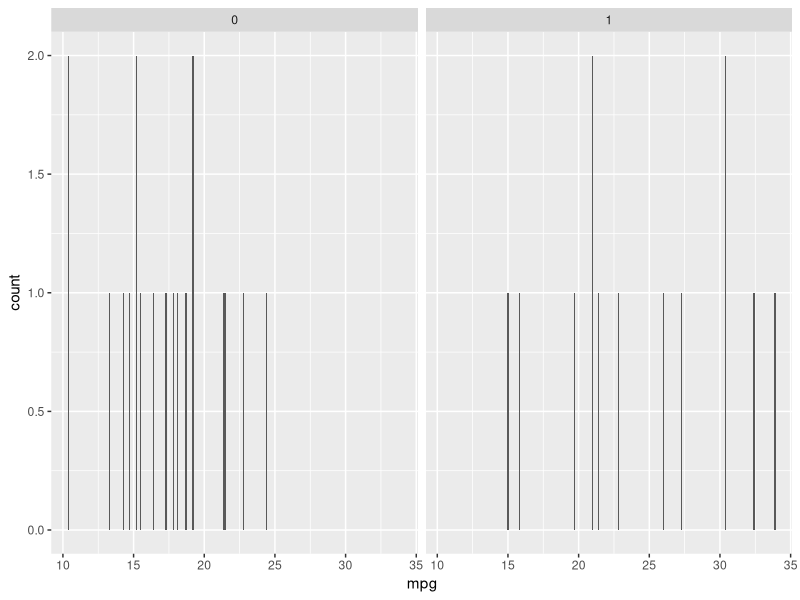
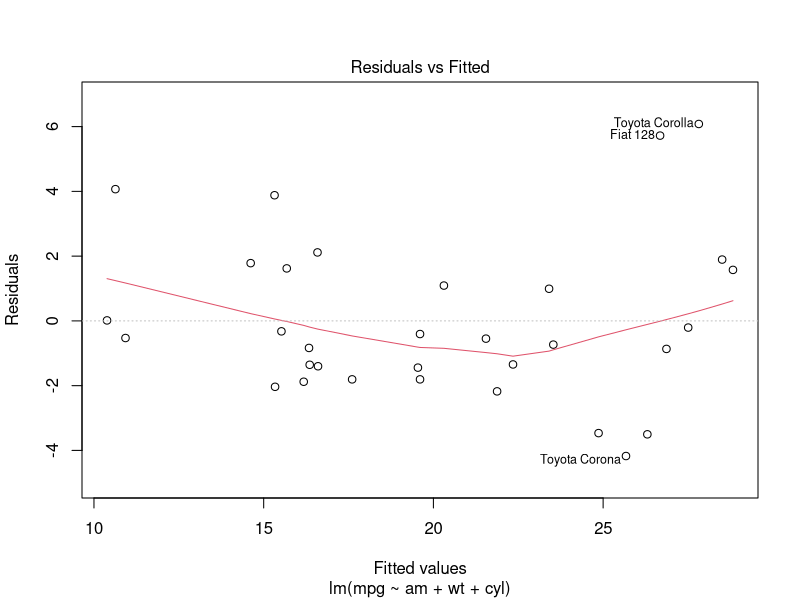
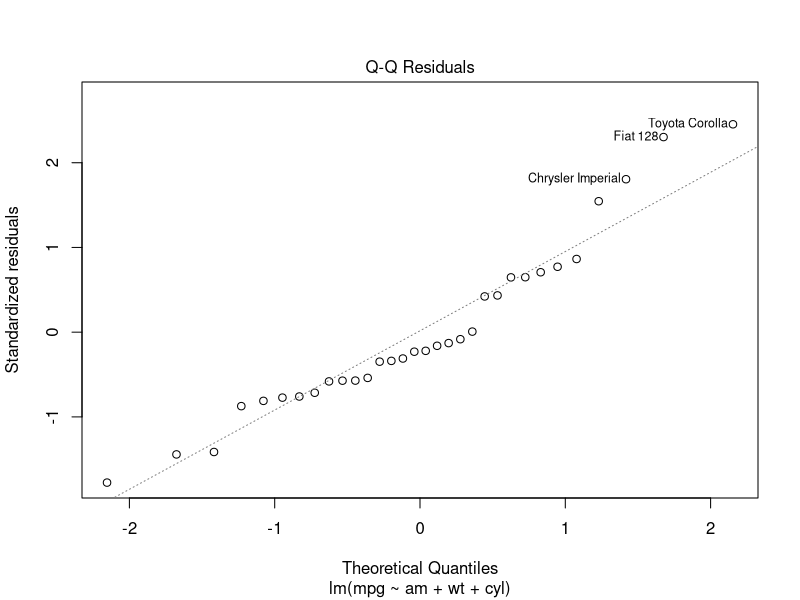

The R source for these figures, in order:
## ---- chunk 1
knitr::opts_chunk$set(echo = TRUE)
## ---- chunk 2
getwd()
setwd("C:/Dhruv/misc/data/R_7_regression_models/wk4_logistic_reg_poisson_reg")
## ---- chunk 3
data("mtcars")
summary(mtcars)
str(mtcars)
## ---- chunk 4
fit <- lm(mpg ~ am, mtcars)
summary(fit)

# a simple two variable regregression reveals that am has a significant bearing on mpg 
# binary input, 0: automatic, 1: manual

# automatic is related to 7 more miles per gallon on averae

## ---- chunk 5
library(ggplot2)

# plotting mpg against wt
p1 <- ggplot(mtcars, aes(x = mpg)) + geom_bar()
p1 + facet_wrap(~am)

# from the graph below it appears that on average, automatic cars yield higher miles per gallon than manual
## ---- chunk 6

# model 1
fit1 <- lm(mpg ~ am, mtcars)
summary(fit1)

# model 2, seems to explain away the change attributable to am
# and instead attributes it to weight, and cylinders
fit2 <- lm(mpg ~ am+wt+cyl, mtcars)
summary(fit2)

## ---- chunk 7
# thus we can see that after controlling for other related variables such as weight and cylinders

# the size of the effect of automatic vs manual reduces, and is no longer significant

## ---- chunk 8
plot(fit2, which = 1)
## ---- chunk 9
plot(fit2, which = 2)
## ---- chunk 10
summary(fit2)

# std. error of am is 1.3 and is larger than its coefficient of 0.179

# which is clearly indication that the am predictor is not significant
## ---- chunk 11
# The model fit summary and related diagnostics are a clear indication that in order to select our predictor variables
# carefully, we can turn to a variety of methods.

# Some of these include factor analysis, as a form of unsupervised learning.

# but also vif factors, to indicate which coefficients have a larger or smaller effect on the outcome
# and helps parse out autocorrelation, that is within model correlations between coefficients.
## ---- chunk 12
# code all written in rmd, as visible by the code chunks

# knitr package on available for installation on system

# however, i have used it before and have published to rpubs for prev assignments
# from a diff machine.

# thanks!

